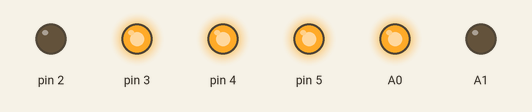
Recording of a sketch running on a simulated Arduino Uno, built with avr-gcc and run on an emulated ATmega328P. Shown: output pins drawn as LEDs (lit = HIGH).

Above: at 0.2 s.
At 1.2 s:
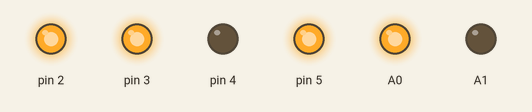
At 1.7 s:
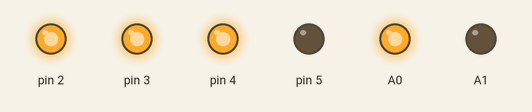
At 2.2 s:
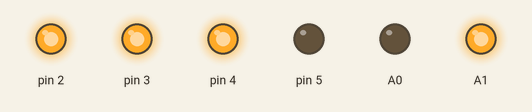
At 3.2 s:
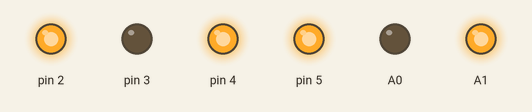
At 4.7 s:
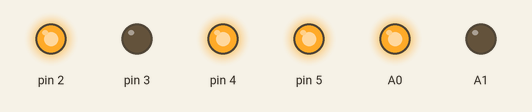
Timing chart, 0 to 5.2 s (numbered marks = the images above):
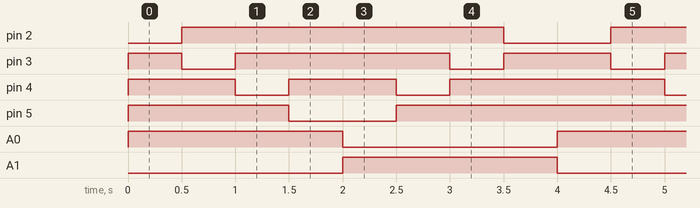

Measured:
- by itself, pin 2: alternates HIGH for 3.0 s and LOW for 1.0 s
- by itself, pin 3: repeats every 4.0 s: LOW 0.50 s, HIGH 2.0 s, LOW 0.50 s, HIGH 1.0 s
- by itself, pin 4: repeats every 4.0 s: LOW 0.50 s, HIGH 1.0 s, LOW 0.50 s, HIGH 2.0 s
- by itself, pin 5: repeats every 4.0 s: LOW 1.0 s, HIGH 3.0 s
- by itself, A0, A1: alternates HIGH for 2.0 s and LOW for 2.0 s

The sketch:

LEDkubus_2x2x2_test2.ino
```cpp
// LED-kubus 2x2x2
// Testbestandje #2

void setup() {
pinMode(2, OUTPUT);
pinMode(3, OUTPUT);
pinMode(4, OUTPUT);
pinMode(5, OUTPUT);
pinMode(A1, OUTPUT);
pinMode(A0, OUTPUT);
}

void loop() {
// onderste rij
digitalWrite(A0, HIGH);
digitalWrite(A1, LOW);

digitalWrite(2, HIGH);
digitalWrite(3, HIGH);
digitalWrite(4, HIGH);
digitalWrite(5, HIGH);

digitalWrite(2, LOW);
digitalWrite(3, HIGH);
delay(500);
digitalWrite(3, LOW);
digitalWrite(2, HIGH);
delay(500);
digitalWrite(4, LOW);
digitalWrite(3, HIGH);
delay(500);
digitalWrite(5, LOW);
digitalWrite(4, HIGH);
delay(500);

// bovenste rij
digitalWrite(A0, LOW);
digitalWrite(A1, HIGH);

delay(500);
digitalWrite(4, LOW);
digitalWrite(5, HIGH);
delay(500);
digitalWrite(3, LOW);
digitalWrite(4, HIGH);
delay(500);
digitalWrite(2, LOW);
digitalWrite(3, HIGH);
delay(500);
}
```
